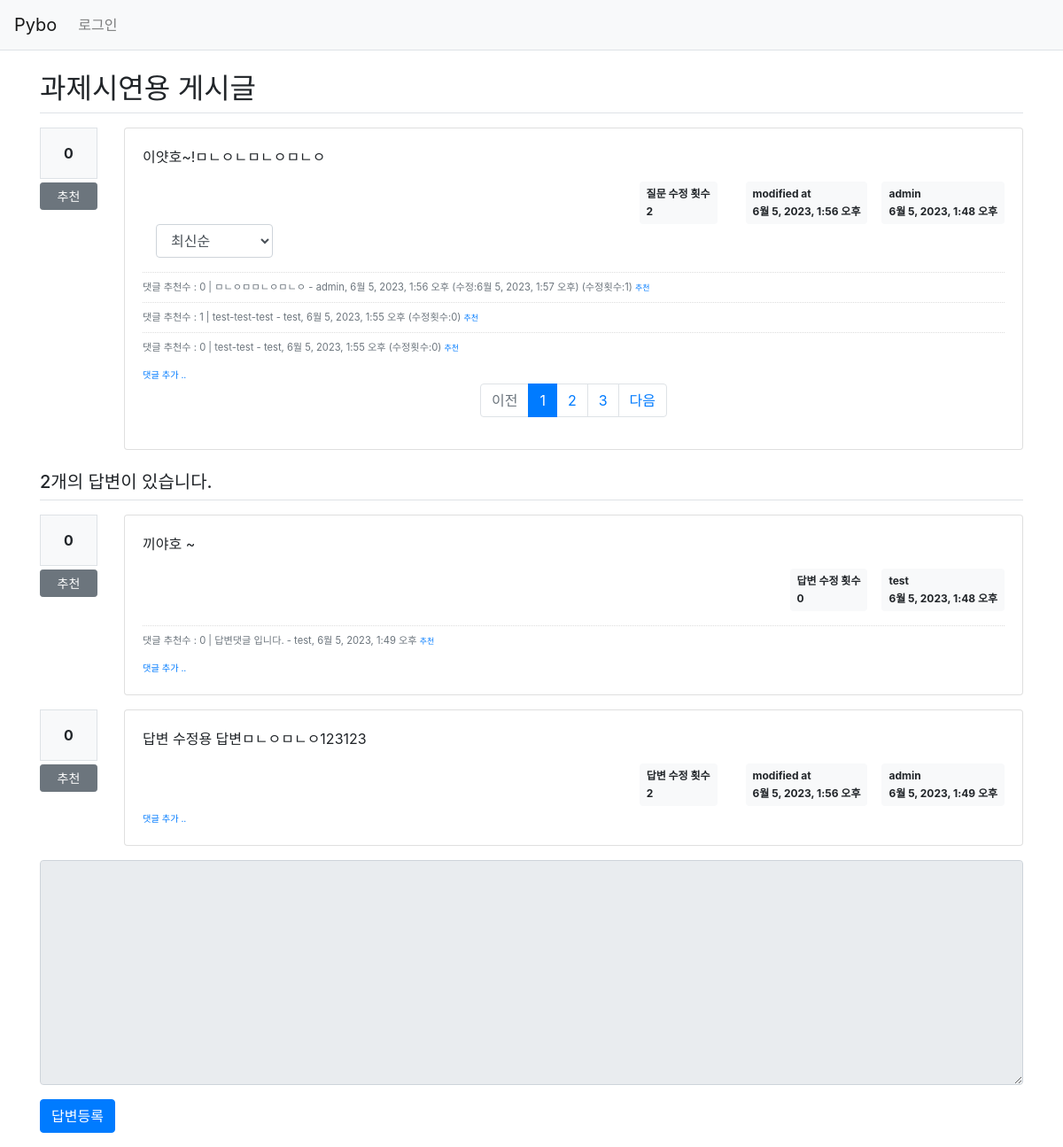
/pybo/19/, run on the app's committed database.
### pybo/models.py (models this page shows, shortened)
class Question(models.Model):
    author = models.ForeignKey(User, on_delete=models.CASCADE, related_name='author_question')
    subject = models.CharField(max_length=200)
    content = models.TextField()
    create_date = models.DateTimeField()
    modify_date = models.DateTimeField(null=True, blank=True)
    voter = models.ManyToManyField(User, related_name='voter_question')
    modify_cnt = models.IntegerField(default=0)

class Comment(models.Model):
    author = models.ForeignKey(User, on_delete=models.CASCADE)
    content = models.TextField()
    create_date = models.DateTimeField()
    modify_date = models.DateTimeField(null=True, blank=True)
    question = models.ForeignKey(Question, null=True, blank=True, on_delete=models.CASCADE)
    answer = models.ForeignKey(Answer, null=True, blank=True, on_delete=models.CASCADE)
    voter = models.ManyToManyField(User, related_name='voter_comment')
    modify_cnt = models.IntegerField(default=0)

class Answer(models.Model):
    author = models.ForeignKey(User, on_delete=models.CASCADE, related_name='author_answer')
    question = models.ForeignKey(Question, on_delete=models.CASCADE)
    content = models.TextField()
    create_date = models.DateTimeField()
    modify_date = models.DateTimeField(null=True, blank=True)
    voter = models.ManyToManyField(User, related_name='voter_answer')
    modify_cnt = models.IntegerField(default=0)

### pybo/views/base_views.py (the view)
# urls.py: path('<int:question_id>/', base_views.detail, name='detail'),
def detail(request, question_id):
    page = request.GET.get('page', '1')  # 페이지
    so = request.GET.get('so', 'recent')  # 정렬기준
    if so == 'recommend':
        comment_list = Comment.objects.annotate(num_voter=Count('voter')).filter(question_id=question_id).order_by('-num_voter', '-create_date')
    else:  # recent
        comment_list = Comment.objects.filter(question_id=question_id).order_by('-create_date')
    paginator = Paginator(comment_list, 3)  # 페이지당 3개씩 보여주기
    page_obj = paginator.get_page(page)
    question = get_object_or_404(Question, pk=question_id)
    context = {'question': question, 'comment_list': page_obj, 'page': page, 'so': so}  # <------ so 추가
    return render(request, 'pybo/question_detail.html', context)

### pybo/templatetags/pybo_filter.py (called while the page is built)
@register.filter()
def mark(value):
    extensions = ["nl2br", "fenced_code"]
    return mark_safe(markdown.markdown(value, extensions=extensions))

### templates/pybo/question_detail.html (shortened to what this page needs)
{% extends 'base.html' %}
{% load pybo_filter %}
{% block content %}
<div class="container my-3">
    <h2 class="border-bottom py-2">{{ question.subject }}</h2>
    <div class="row my-3">
        <div class="col-1">
            <div class="bg-light text-center p-3 border font-weight-bolder mb-1">{{question.voter.count}}</div>
            <a href="#" data-uri="{% url 'pybo:vote_question' question.id  %}"
               class="recommend btn btn-sm btn-secondary btn-block my-1">추천</a>
        </div>
        <div class="col-11">
            <div class="card">
                <div class="card-body">
                    <div class="card-text">{{ question.content|mark }}</div>
                    <div class="d-flex justify-content-end">
                        <div class="badge badge-light p-2 text-left mx-3">
                            <div class="mb-2">질문 수정 횟수</div>
                            <div>{{ question.modify_cnt }}</div>
                        </div>
                        {% if question.modify_date %}
                        <div class="badge badge-light p-2 text-left mx-3">
                            <div class="mb-2">modified at</div>
                            <div>{{ question.modify_date }}</div>
                        </div>
                        {% endif %}
                        <div class="badge badge-light p-2 text-left">
                            <div class="mb-2">{{ question.author.username }}</div>
                            <div>{{ question.create_date }}</div>
                        </div>
                    </div>
                    <div class="col-2">
                        <select class="form-control so">
                            <option value="recent" {% if so == 'recent' %}selected{% endif %}>최신순</option>
                        </select>
                    </div>
                    {% if comment_list %}
                    <div class="mt-3">
                    {% for comment in comment_list %}
                        <div class="comment py-2 text-muted">
                            <span style="white-space: pre-line;">댓글 추천수 : {{ comment.voter.count }}</span> |
                            <span style="white-space: pre-line;">{{ comment.content }}</span>
                            <span>
                                - {{ comment.author }}, {{ comment.create_date }}
                                {% if comment.modify_date %}
                                (수정:{{ comment.modify_date }})
                                {% endif %}
                                (수정횟수:{{ comment.modify_cnt }})
                            </span>
                            <a href="{% url 'pybo:vote_question_comment' comment.id  %}" class="small">추천</a>
                        </div>
                    {% endfor %}
                    </div>
                    {% endif %}
                    <div>
                        <a href="{% url 'pybo:comment_create_question' question.id  %}"
                           class="small"><small>댓글 추가 ..</small></a>
                    </div>
                    {% if comment_list.paginator.count > 0 %}
                    <ul class="pagination justify-content-center">
                        {% if comment_list.has_previous %}
                        <li class="page-item">
                            <a class="page-link" href="?page={{ comment_list.previous_page_number }}&so={{ so }}"">이전</a>
                        </li>
                        {% else %}
                        <li class="page-item disabled">
                            <a class="page-link" tabindex="-1" aria-disabled="true" href="#">이전</a>
                        </li>
                        {% endif %}
                        {% for page_number in comment_list.paginator.page_range %}
                        {% if page_number >= comment_list.number|add:-2 and page_number <= comment_list.number|add:2 %}
                            {% if page_number == comment_list.number %}
                            <li class="page-item active" aria-current="page">
                                <a class="page-link" href="?page={{ page_number }}&so={{ so }}">{{ page_number }}</a>
                            </li>
                            {% else %}
                            <li class="page-item">
                                <a class="page-link" href="?page={{ page_number }}&so={{ so }}">{{ page_number }}</a>
                            </li>
                            {% endif %}
                        {% endif %}
                        {% endfor %}
                        {% if comment_list.has_next %}
                        <li class="page-item">
                            <a class="page-link" href="?page={{ comment_list.next_page_number }}&so={{ so }}">다음</a>
                        </li>
                        {% else %}
                        <li class="page-item disabled">
                            <a class="page-link" tabindex="-1" aria-disabled="true" href="#">다음</a>
                        </li>
                        {% endif %}
                    </ul>
                    {% endif %}
                </div>
            </div>
        </div>
    </div>
    <h5 class="border-bottom my-3 py-2">{{question.answer_set.count}}개의 답변이 있습니다.</h5>
    {% for answer in question.answer_set.all %}
    <div class="row my-3">
        <div class="col-1">
            <div class="bg-light text-center p-3 border font-weight-bolder mb-1">{{answer.voter.count}}</div>
            <a href="#" data-uri="{% url 'pybo:vote_answer' answer.id  %}"
                class="recommend btn btn-sm btn-secondary btn-block my-1">추천</a>
        </div>
        <div class="col-11">
            <div class="card">
                <div class="card-body">
                    <div class="card-text">{{ answer.content|mark }}</div>
                    <div class="d-flex justify-content-end">
                        <div class="badge badge-light p-2 text-left mx-3">
                            <div class="mb-2">답변 수정 횟수</div>
                            <div>{{ answer.modify_cnt }}</div>
                        </div>
                        {% if answer.modify_date %}
                        <div class="badge badge-light p-2 text-left mx-3">
                            <div class="mb-2">modified at</div>
                            <div>{{ answer.modify_date }}</div>
                        </div>
                        {% endif %}
                        <div class="badge badge-light p-2 text-left">
                            <div class="mb-2">{{ answer.author.username }}</div>
                            <div>{{ answer.create_date }}</div>
                        </div>
                    </div>
                    {% if answer.comment_set.count > 0 %}
                    <div class="mt-3">
                    {% for comment in answer.comment_set.all %}
                        <div class="comment py-2 text-muted">
                            <span style="white-space: pre-line;">댓글 추천수 : {{ comment.voter.count }}</span> |
                            <span style="white-space: pre-line;">{{ comment.content }}</span>
                            <span>
                                - {{ comment.author }}, {{ comment.create_date }}
                            </span>
                            <a href="{% url 'pybo:vote_answer_comment' comment.id  %}" class="small">추천</a>
                        </div>
                    {% endfor %}
                    </div>
                    {% endif %}
                    <div>
                        <a href="{% url 'pybo:comment_create_answer' answer.id  %}"
                           class="small"><small>댓글 추가 ..</small></a>
                    </div>
                </div>
            </div>
        </div>
    </div>
    {% endfor %}
    <form action="{% url 'pybo:answer_create' question.id %}" method="post" class="my-3">
        <div class="form-group">
            <textarea {% if not user.is_authenticated %}disabled{% endif %}
              name="content" id="content" class="form-control" rows="10"></textarea>
        </div>
        <input type="submit" value="답변등록" class="btn btn-primary">
    </form>
</div>
{% endblock %}

### static/style.css (style rules this page uses)
.comment { border-top:dotted 1px #ddd; font-size:0.7em; }

### data on the page
Question: subject "과제시연용 게시글", voter.count "0", content|mark "이얏호~!ㅁㄴㅇㄴㅁㄴㅇㅁㄴㅇ", modify_cnt "2", modify_date "6월 5, 2023, 1:56 오후", author.username "admin", create_date "6월 5, 2023, 1:48 오후", answer_set.count "2"
Comment: voter.count "0", content "ㅁㄴㅇㅁㅁㄴㅇㅁㄴㅇ", author "admin", create_date "6월 5, 2023, 1:56 오후", modify_date "6월 5, 2023, 1:57 오후", modify_cnt "1"
Comment: voter.count "1", content "test-test-test", author "test", create_date "6월 5, 2023, 1:55 오후", modify_cnt "0"
Comment: voter.count "0", content "test-test", author "test", create_date "6월 5, 2023, 1:55 오후", modify_cnt "0"
Answer: voter.count "0", content|mark "끼야호 ~", modify_cnt "0", author.username "test", create_date "6월 5, 2023, 1:48 오후"
Comment: voter.count "0", content "답변댓글 입니다.", author "test", create_date "6월 5, 2023, 1:49 오후"
Answer: voter.count "0", content|mark "답변 수정용 답변ㅁㄴㅇㅁㄴㅇ123123", modify_cnt "2", modify_date "6월 5, 2023, 1:56 오후", author.username "admin", create_date "6월 5, 2023, 1:49 오후"

### other printed values
{{ page_number }} "1"
{{ page_number }} "2" "3"
